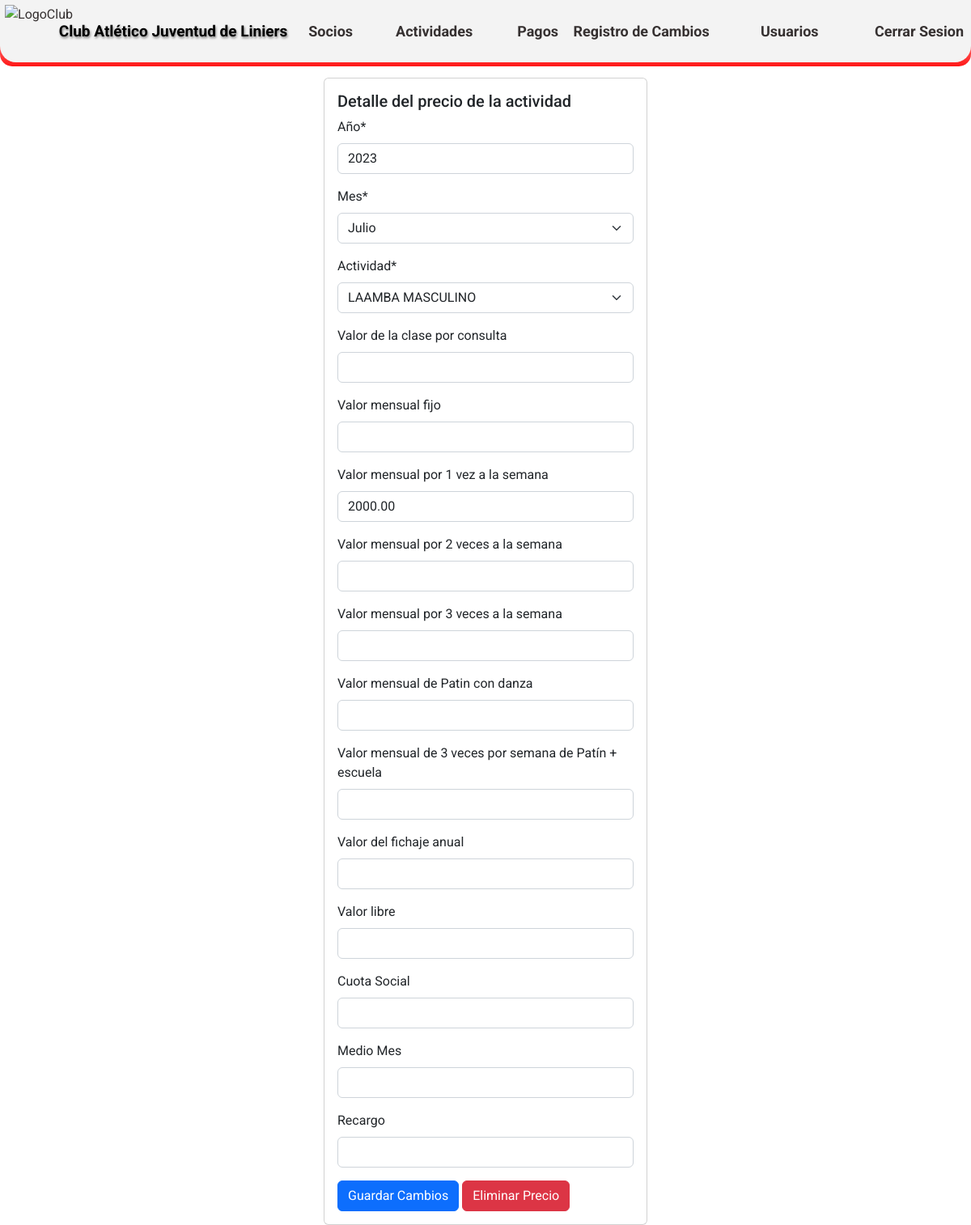
The app's page /detalles_precio/2/ (signed in), older data.
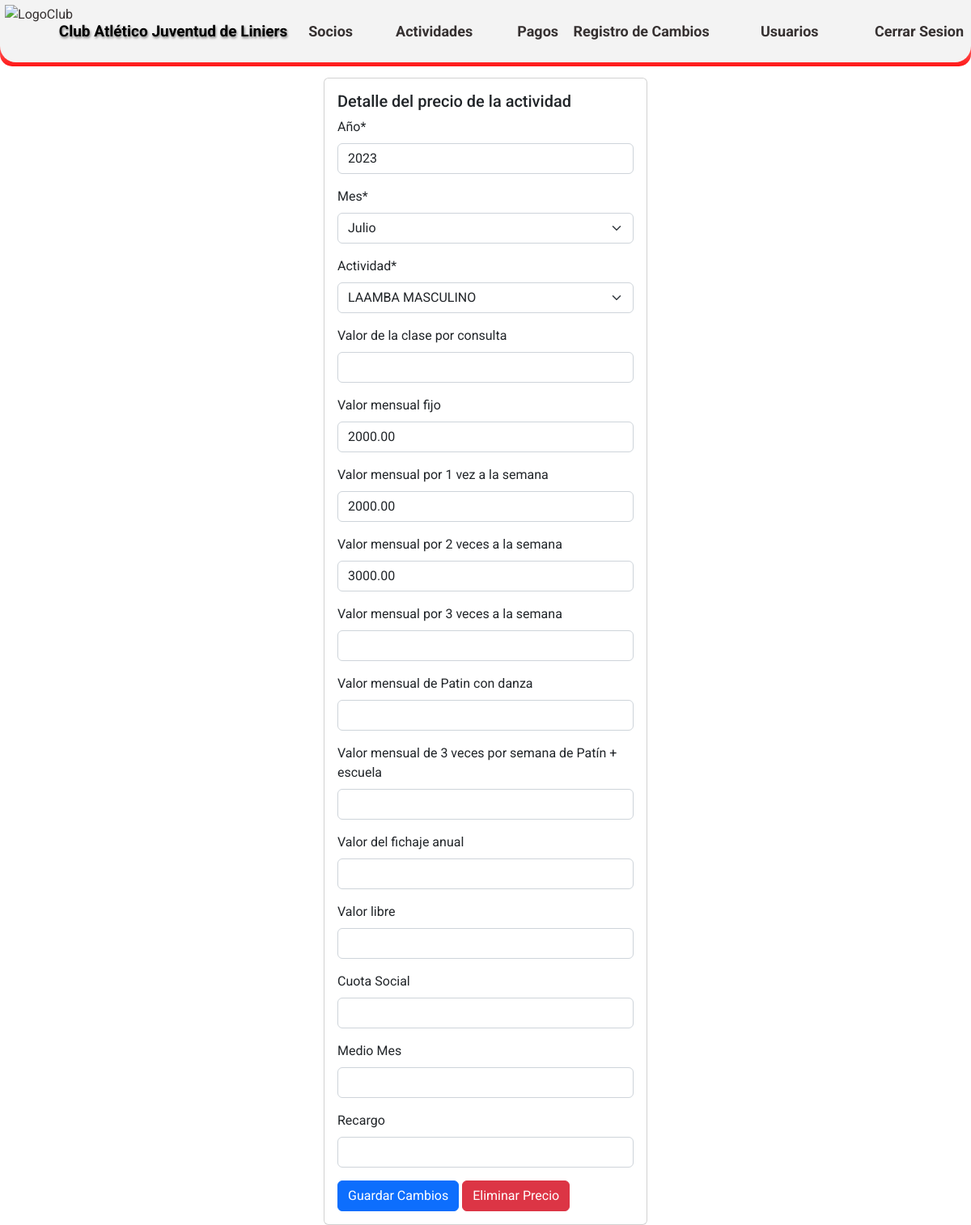
The same page, newer data.
### CAJL/aplications/prices/models.py (models this page shows)
class prices (models.Model):
    MES_CHOICES =(
        ('0', 'Enero'),
        ('1', 'Febrero'),
        ('2', 'Marzo'),
        ('3', 'Abril'),
        ('4', 'Mayo'),
        ('5', 'Junio'),
        ('6', 'Julio'),
        ('7', 'Agosto'),
        ('8', 'Septiembre'),
        ('9', 'Octubre'),
        ('10', 'Noviembre'),
        ('11', 'Diciembre'),
    )
    anio = models.IntegerField ('Año', blank=False, null=False, default='2023')
    mes = models.CharField('Mes',max_length=2, choices=MES_CHOICES, default='0', blank=False, null=False)
    actividad = models.ForeignKey(activities, on_delete=models.CASCADE, blank=False, null=False)
    valor_clase_consulta = models.DecimalField('Valor de la clase por consulta', max_digits=10, decimal_places=2,blank=True, null=True)
    valor_mensual_fijo = models.DecimalField ('Valor mensual fijo', max_digits=10, decimal_places=2,blank=True, null=True)
    valor_mensual_1semana = models.DecimalField('Valor mensual por 1 vez a la semana', max_digits=10, decimal_places=2,blank=True, null=True)
    valor_mensual_2semana = models.DecimalField ('Valor mensual por 2 veces a la semana',max_digits=10, decimal_places=2,blank=True, null=True)
    valor_clase_3semana = models.DecimalField('Valor mensual por 3 veces a la semana', max_digits=10, decimal_places=2,blank=True, null=True)
    valor_patindanza = models.DecimalField('Valor mensual de Patin con danza', max_digits=10, decimal_places=2,blank=True, null=True)
    valor_patin3semanaescula = models.DecimalField('Valor mensual de 3 veces por semana de Patín + escuela', max_digits=10, decimal_places=2,blank=True, null=True)
    valor_fichaje_anual = models.DecimalField('Valor del fichaje anual', max_digits=10, decimal_places=2,blank=True, null=True)
    valor_libre = models.DecimalField ('Valor libre', max_digits=10, decimal_places=2,blank=True, null=True)
    cuota_social = models.DecimalField('Cuota Social', max_digits=10, decimal_places=2,blank=True, null=True)
    medio_mes = models.DecimalField('Medio Mes', max_digits=10, decimal_places=2,blank=True, null=True)
    mes_impago = models.DecimalField('Recargo', max_digits=10, decimal_places=2,blank=True, null=True)
    user = models.ForeignKey(User, on_delete=models.CASCADE)
    class Meta:
        verbose_name = 'Precio'
        verbose_name_plural = 'Precios del club'
        ordering = ['-anio']

### CAJL/aplications/prices/views.py (the view)
# urls.py: path('detalles_precio/<int:price_id>/', detalles_precio, name='detalles_precio'),
@login_required
def detalles_precio(request, price_id):
    price = get_object_or_404(prices, id=price_id)
    if request.method == 'POST':
        if 'editar' in request.POST:
            form = PricesForm(request.POST, instance=price)
            if form.is_valid():
                updated_price = form.save(commit=False)
                updated_price.user = request.user
                updated_price.save()
                messages.success(request, 'Los datos del precio han sido actualizados.')
                return redirect('prices_list')
            else:
                messages.error(request, 'Error al actualizar los datos del precio.')
        elif 'eliminar' in request.POST:
            deleted_price = price
            deleted_price.user = request.user
            price.delete()
            messages.success(request, 'Los precios de la actividad ha sido eliminados.')
            return redirect('prices_list')
    else:
        form = PricesForm(instance=price)
    return render(request, 'prices/detalles_precio.html', {'form': form, 'price': price})

### CAJL/aplications/prices/forms.py
class PricesForm(forms.ModelForm):
    class Meta:
        model = prices
        fields = ['anio', 'mes', 'actividad', 'valor_clase_consulta', 'valor_mensual_fijo', 'valor_mensual_1semana', 'valor_mensual_2semana', 'valor_clase_3semana', 'valor_patindanza', 'valor_patin3semanaescula', 'valor_fichaje_anual', 'valor_libre', 'cuota_social', 'medio_mes', 'mes_impago']

### CAJL/aplications/activities/models.py (called while the page is built)
    def __str__(self):
        return f'{self.nombre_actividad}'

### templates/prices/detalles_precio.html (shortened to what this page needs)
{% extends 'loginregister/base.html' %}
{% block content %}
{% load crispy_forms_tags %}
{% load static %}
<!DOCTYPE html>
<html>
<head>
    <link rel="stylesheet" type="text/css" href="{% static 'css/Estilos_DT.css' %}">
</head>
<body>
<br>
<br>
<br>
<br>
    <form method="post">
    <div class="card mx-auto" style="width: 25rem;">
        <div class="card-body">
          <h5 class="card-title">Detalle del precio de la actividad</h5>
          {{ form | crispy }}
          <button type="submit" name="editar" class="btn btn-primary" id="actualizar-precio">Guardar Cambios</button>
          <button type="submit" name="eliminar" class="btn btn-danger" id="eliminar-precio">Eliminar Precio</button>
        </div>
      </div>
    </form>
</body>
</html>
{% endblock %}

Row changes from the older to the newer data that the page shows:
changed prices "Julio": valor_mensual_fijo (not shown) → "2000.00"; valor_mensual_2semana (not shown) → "3000.00"
